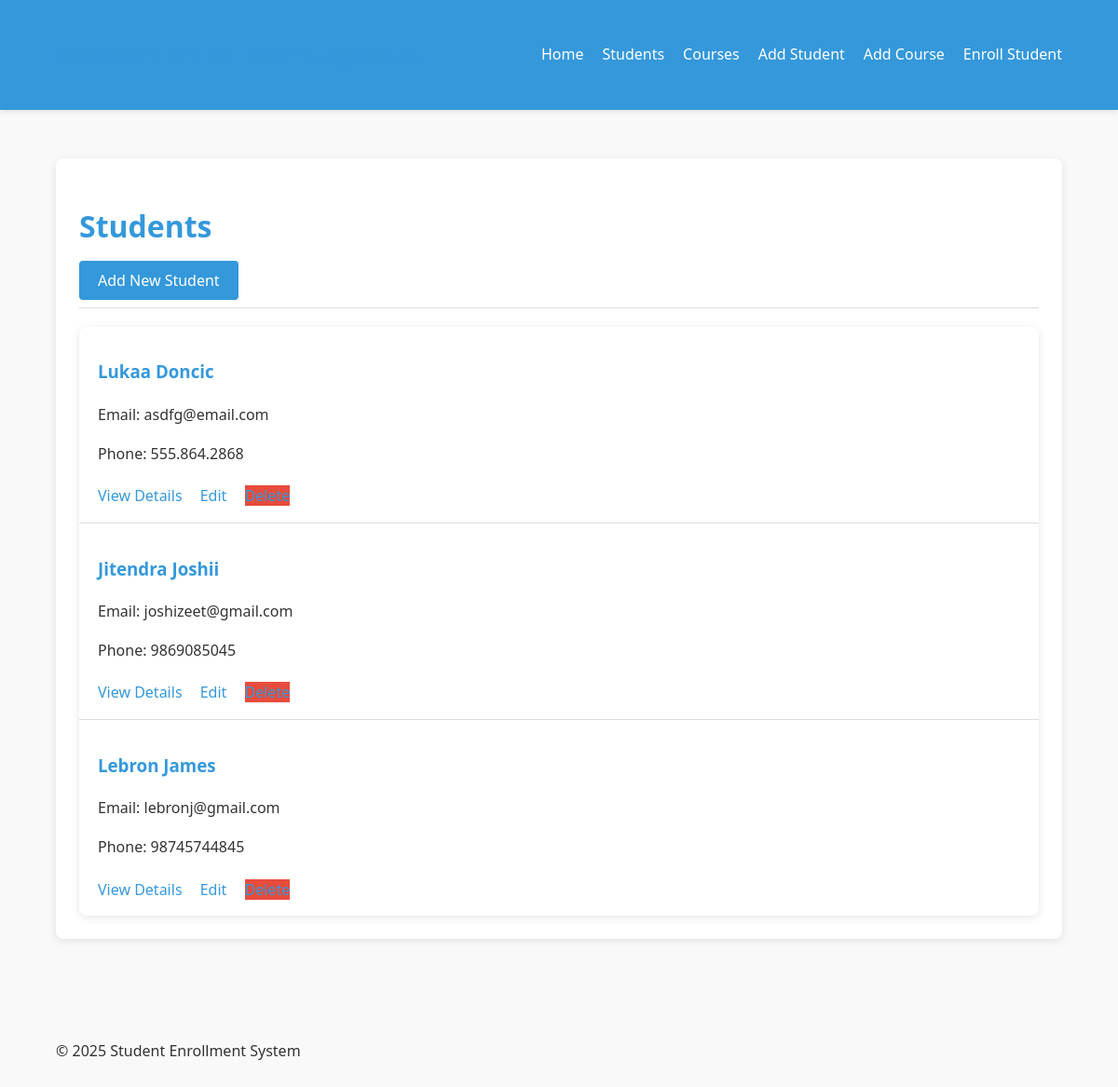
The app's page /accounts/students/ with its own data.
### accounts/models.py (models this page shows, shortened)
class Student(models.Model):
    first_name = models.CharField(max_length=50)
    last_name = models.CharField(max_length=50)
    email = models.EmailField(max_length=100)  # Increase max_length for email
    phone = models.CharField(max_length=50)
    date_of_birth = models.DateField(null=True, blank=True)

### accounts/views.py (the view)
# urls.py: path('students/', views.StudentListView.as_view(), name='student_list'),  # as_view() method is used to differentiate a class based view from function based view.
class StudentListView(ListView):
    model = Student
    template_name = 'student_list.html'
    context_object_name = 'students'

### accounts/templates/student_list.html (shortened to what this page needs)
{% extends 'base.html' %}
{% block content %}
<div class="detail-card">
    <div class="detail-header">
        <h1>Students</h1>
        <a href="{% url 'student_create' %}" class="btn">Add New Student</a>
    </div>
    {% if students %}
    <div class="list-container">
        {% for student in students %}
        <div class="list-item">
            <h3>{{ student.first_name }} {{ student.last_name }}</h3>
            <p>Email: {{ student.email }}</p>
            <p>Phone: {{ student.phone }}</p>
            <div class="action-links">
                <a href="{% url 'student_detail' student.pk %}">View Details</a>
                <a href="{% url 'student_update' student.pk %}">Edit</a>
                <a href="{% url 'student_delete' student.pk %}" class="btn-danger">Delete</a>
            </div>
        </div>
        {% endfor %}
    </div>
    {% else %}
    <p>No students found. <a href="{% url 'student_create' %}">Add a student</a>.</p>
    {% endif %}
</div>
{% endblock %}

### accounts/templates/base.html (shortened to what this page needs)
<!DOCTYPE html>
<html lang="en">
<head>
    {% load static %}
    <link rel="stylesheet" href="{% static 'css/style.css' %}">
</head>
<body>
    <header>
        <div class="container">
            <h1 class="site-title">Student Enrollment System</h1>
            <nav>
                <ul>
                    <li><a href="{% url 'homepage' %}">Home</a></li>
                    <li><a href="{% url 'student_list' %}">Students</a></li>
                    <li><a href="{% url 'course_list' %}">Courses</a></li>
                    <li><a href="{% url 'student_create' %}">Add Student</a></li>
                    <li><a href="{% url 'course_create' %}">Add Course</a></li>
                    <li><a href="{% url 'enrollment_create' %}">Enroll Student</a></li>
                </ul>
            </nav>
        </div>
    </header>
    <main>
        <div class="container">
            {% block content %}
            {% endblock %}
        </div>
    </main>
    <footer>
        <div class="container">
            <p>&copy; {% now "Y" %} Student Enrollment System</p>
        </div>
    </footer>
</body>
</html>

### accounts/static/css/style.css (style rules this page uses)
:root { --primary-color: #3498db; --secondary-color: #2ecc71; --accent-color: #e74c3c; --text-color: #333; --light-bg: #f9f9f9; --border-color: #ddd; }
body { font-family: 'Segoe UI', Tahoma, Geneva, Verdana, sans-serif; line-height: 1.6; color: var(--text-color); background-color: var(--light-bg); margin: 0; padding: 0; }
.container { width: 90%; max-width: 1200px; margin: 0 auto; padding: 20px; }
header { background-color: var(--primary-color); color: white; padding: 1rem 0; box-shadow: 0 2px 5px rgba(0, 0, 0, 0.1); }
header .container { display: flex; justify-content: space-between; align-items: center; }
.site-title { font-size: 1.8rem; margin: 0; }
nav ul { display: flex; list-style: none; margin: 0; padding: 0; }
nav li { margin-left: 20px; }
nav a { color: white; text-decoration: none; font-weight: 500; transition: color 0.3s; }
main { padding: 2rem 0; }
h1, h2, h3 { color: var(--primary-color); }
button, .btn { background-color: var(--primary-color); color: white; border: none; padding: 10px 20px; border-radius: 4px; cursor: pointer; font-size: 16px; transition: background-color 0.3s; }
.btn-danger { background-color: var(--accent-color); }
.list-container { background-color: white; border-radius: 8px; box-shadow: 0 2px 10px rgba(0, 0, 0, 0.1); overflow: hidden; }
.list-item { padding: 15px 20px; border-bottom: 1px solid var(--border-color); transition: background-color 0.3s; }
.list-item:last-child { border-bottom: none; }
.detail-card { background-color: white; border-radius: 8px; box-shadow: 0 2px 10px rgba(0, 0, 0, 0.1); padding: 25px; margin-bottom: 20px; }
.detail-header { border-bottom: 1px solid var(--border-color); padding-bottom: 15px; margin-bottom: 20px; }
a { color: var(--primary-color); text-decoration: none; transition: color 0.3s; }
.action-links { margin-top: 20px; }
.action-links a { margin-right: 15px; }

### records on screen
Student: first_name "Lukaa", last_name "Doncic", email "asdfg@email.com", phone "555.864.2868"
Student: first_name "Jitendra", last_name "Joshii", email "joshizeet@gmail.com", phone "9869085045"
Student: first_name "Lebron", last_name "James", email "lebronj@gmail.com", phone "98745744845"
